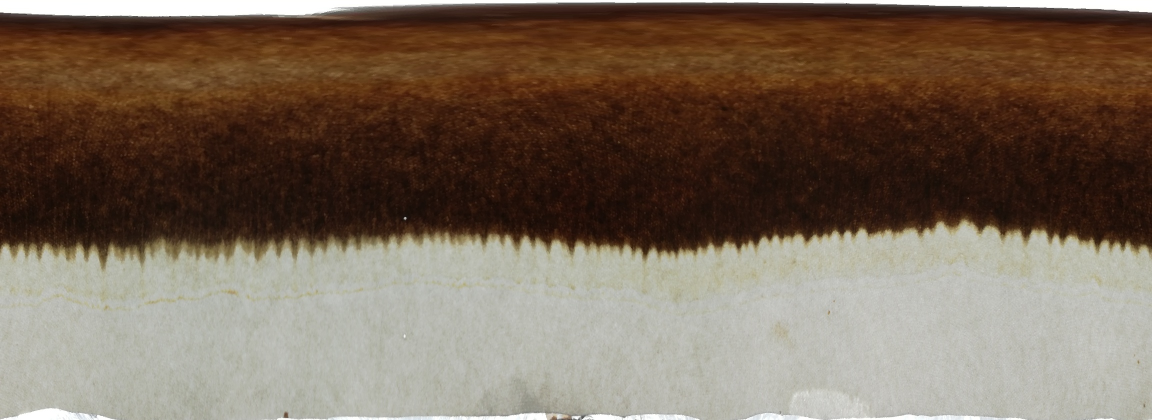
#> input picture uploads/time_Jul022020_07_36_39.jpg, 2304 x 840 px (shown at 1/2 size)
$ python -i Deteccion_del_Croma.py   (imports and definitions only)
#> lines starting #> are read from the running program, lines starting #| are printed output that depends on the picture
# -*- coding: utf-8 -*-
"""Circulos6.ipynb

Automatically generated by Colaboratory.

Original file is located at
    https://colab.research.google.com/drive/11k_X_wXgjwPndpbmM21LnUbVPM5gX_74
"""

import cv2
import numpy as np

class Deteccion_del_Croma():

  def Definir_Area(self, nombre_de_la_imagen):

    # ------------------- Inicio para la deteccion del contorno del croma --------------------------

    URL = "uploads/" + nombre_de_la_imagen # Ruta de la imagen en el directorio del sistema

    img = cv2.imread(URL) # Se hace lectura de la imagen

    # ---------- Redimencionar imagen --------------
    porcentaje_escala = 50
    Altura = int(img.shape[0] * porcentaje_escala / 100)
    Ancho  = int(img.shape[1] * porcentaje_escala / 100)

    nuevo_Tamaño = (Ancho, Altura)

    if img.shape[0] > 1500 and img.shape[1] > 1500:
      img = cv2.resize(img, nuevo_Tamaño)
    # ---------- fin de la redimencion -------------

    img2 = img.copy() # Se hace una copia de la imagen

    img = cv2.medianBlur(img, 67) # Se aplica un flitro a la imagen para quitar el ruido
    img[np.all(img >= 225, axis=2)] = 0 # Permite a la imagen que elimine los colores blancos de la imagen

    bw = cv2.cvtColor(img, cv2.COLOR_BGR2GRAY) # Convertimos la imagen a escala de grices
    _, bw = cv2.threshold(bw, 40, 255, cv2.THRESH_BINARY | cv2.THRESH_OTSU) # Hacemos que la imagen sea binaria

    kernel = np.ones((3,3),np.uint8)

    # Esta operacion morfologica permite el cierre los pequeños
    # agujeros dentro de la imagen
    opening = cv2.morphologyEx(bw,cv2.MORPH_CLOSE,kernel, iterations = 2)
    opening = cv2.medianBlur(opening, 33) # Se aplica un flitro a la imagen para quitar el ruido

    cnts,_ = cv2.findContours(opening, cv2.RETR_EXTERNAL, cv2.CHAIN_APPROX_SIMPLE) # Se buscan los contornos de cada parte de la imagen

    areas = [] # Array donde se almacenaran el area de cada contorno
    for con in cnts:
      area = cv2.contourArea(con) # Permite obtener el area de cada contorno
      areas.append(area) # Cada area se agrega al array

    posicion_de_contorno_del_Circulo = areas.index(max(areas)) # Se obtine la pocicion del AREA mas grande
    contorno_del_circulo = cnts[posicion_de_contorno_del_Circulo] # Se obtine el contorno con el area mas grande

    # Dimenciones de la imagen x --> Inicio del contorno en el eje X,
    # y --> Inicio del contorno en el eje y, w --> ancho del area de la imagen,
    # h --> altura del area de la imagen
    x,y,w,h  = cv2.boundingRect(contorno_del_circulo)

    M = cv2.moments(contorno_del_circulo) # Permitira encontrar en centro del area

    if (M["m00"]==0):M["m00"] = 1 # Se convierte a 1 para que se permita la divicion
    xcentro = int(M["m10"]/M["m00"]) # Se encuentra el centro en el eje X
    ycentro = int(M["m01"]/M["m00"]) # Se encuentra el centro en el eje Y
    radio   = xcentro-x

    cv2.circle(img2, (x, ycentro), 3, (0,0,255), -1) # Permite dejar una marca en la orilla del area

    Fila_a_Buscar = int(img.shape[0]/2) # Fila donde se buscara la marca en la orilla del area

    # -------------------------- Fin de la deteccion del contorno del croma ---------------------

    # ------------------- Inicio de la convercio de carteciano a polar de la imagen --------------------

    img3 = img2.astype(np.float32) # Los valores de la imagen 2 se cambian a valores glotantes (1) --> (1.0)
    value = np.sqrt((ycentro**2.0)+(xcentro**2.0))

    polar_img = cv2.linearPolar(img3, (xcentro, ycentro), value, cv2.WARP_FILL_OUTLIERS) # Convercion de la imagen a Polar
    polar_img = polar_img.astype(np.uint8) # Convercion de valores de flotante a enteres (1.0) --> (1)

    columna_a_cortar = 0
    for p in range(0, len(polar_img[Fila_a_Buscar])):
      color_rojo = np.array([0, 0, 255]) # Color que se busca en la imagen

      if np.array_equal(polar_img[Fila_a_Buscar][p], color_rojo): # Se compara si el valor en el pixcel es igual a la del color buscado
        columna_a_cortar = p # Se asigna la posicion de la columna donde de encontro el color
        break

    polar_img = polar_img[0:polar_img.shape[0] , 0:columna_a_cortar] # Se corta la imagen donde no es util

    horizontal_img = cv2.rotate(polar_img, cv2.ROTATE_90_CLOCKWISE) # Se ajusta la imagen de modo que los picos esten hacia abajo

    cv2.imwrite(URL, horizontal_img)
    # ------------------ Fin del la conversion de carteciano a polar ------------------------------

    return horizontal_img

# [6 lines of commented-out code are left out]

>>> import cv2
>>> picture = cv2.imread('../uploads/time_Jul022020_07_36_39.jpg', cv2.IMREAD_GRAYSCALE)
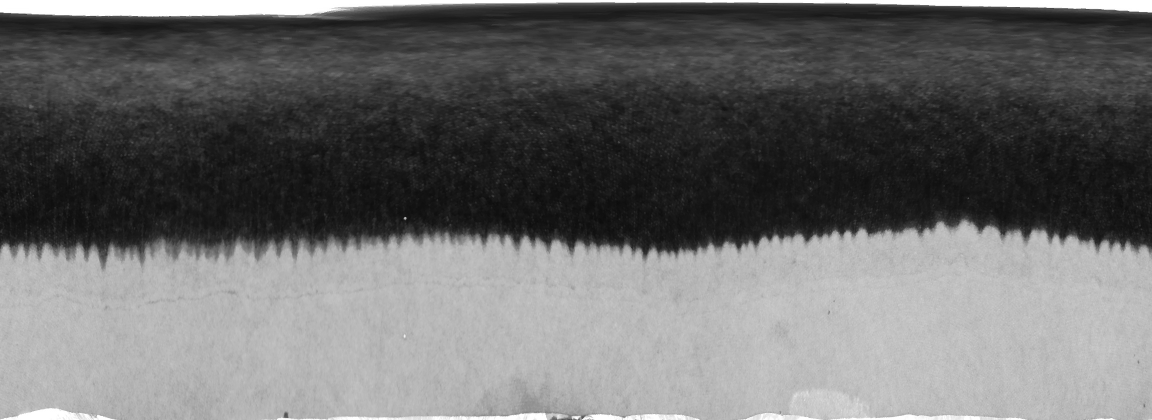
#> picture: shape (840, 2304) (shown at 1/2 size); min 5, max 255, mean 107.3
#> (the run stopped early here; a loop or call above may not have finished)
